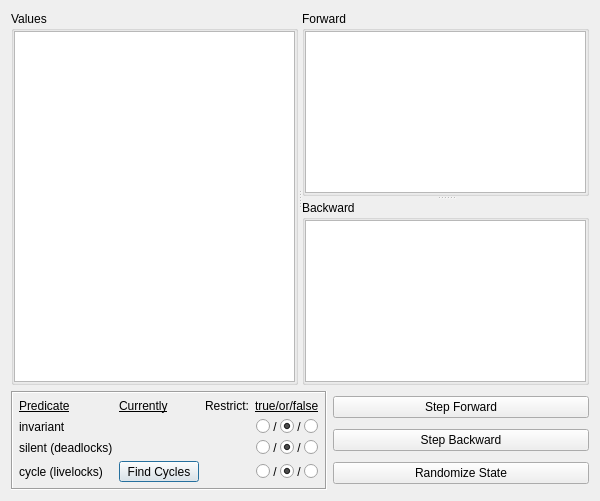
<?xml version="1.0" encoding="UTF-8"?>
<ui version="4.0">
 <class>ExploreW</class>
 <widget class="QDialog" name="ExploreW">
  <property name="windowModality">
   <enum>Qt::ApplicationModal</enum>
  </property>
  <property name="geometry">
   <rect>
    <x>0</x>
    <y>0</y>
    <width>600</width>
    <height>501</height>
   </rect>
  </property>
  <property name="windowTitle">
   <string>Form</string>
  </property>
  <layout class="QVBoxLayout" name="verticalLayout">
   <item>
    <widget class="QWidget" name="lists_widget" native="true">
     <property name="sizePolicy">
      <sizepolicy hsizetype="Expanding" vsizetype="Expanding">
       <horstretch>0</horstretch>
       <verstretch>0</verstretch>
      </sizepolicy>
     </property>
     <layout class="QHBoxLayout" name="horizontalLayout_2">
      <property name="margin">
       <number>0</number>
      </property>
      <item>
       <widget class="QSplitter" name="splitter">
        <property name="sizePolicy">
         <sizepolicy hsizetype="Expanding" vsizetype="Expanding">
          <horstretch>0</horstretch>
          <verstretch>0</verstretch>
         </sizepolicy>
        </property>
        <property name="orientation">
         <enum>Qt::Horizontal</enum>
        </property>
        <widget class="QGroupBox" name="groupBox">
         <property name="title">
          <string>Values</string>
         </property>
         <property name="flat">
          <bool>true</bool>
         </property>
         <layout class="QVBoxLayout" name="verticalLayout_5">
          <property name="margin">
           <number>0</number>
          </property>
          <item>
           <widget class="QListWidget" name="valueList">
            <property name="editTriggers">
             <set>QAbstractItemView::AnyKeyPressed|QAbstractItemView::DoubleClicked|QAbstractItemView::EditKeyPressed|QAbstractItemView::SelectedClicked</set>
            </property>
           </widget>
          </item>
         </layout>
        </widget>
        <widget class="QWidget" name="widget_2" native="true">
         <property name="sizePolicy">
          <sizepolicy hsizetype="Expanding" vsizetype="Expanding">
           <horstretch>0</horstretch>
           <verstretch>0</verstretch>
          </sizepolicy>
         </property>
         <layout class="QVBoxLayout" name="verticalLayout_4">
          <property name="margin">
           <number>0</number>
          </property>
          <item>
           <widget class="QSplitter" name="splitter_2">
            <property name="sizePolicy">
             <sizepolicy hsizetype="Expanding" vsizetype="Expanding">
              <horstretch>0</horstretch>
              <verstretch>0</verstretch>
             </sizepolicy>
            </property>
            <property name="orientation">
             <enum>Qt::Vertical</enum>
            </property>
            <property name="opaqueResize">
             <bool>true</bool>
            </property>
            <widget class="QGroupBox" name="verticalGroupBox">
             <property name="sizePolicy">
              <sizepolicy hsizetype="Expanding" vsizetype="Preferred">
               <horstretch>0</horstretch>
               <verstretch>0</verstretch>
              </sizepolicy>
             </property>
             <property name="title">
              <string>Forward</string>
             </property>
             <property name="flat">
              <bool>true</bool>
             </property>
             <layout class="QVBoxLayout" name="verticalLayout_2">
              <property name="margin">
               <number>0</number>
              </property>
              <item>
               <widget class="QListWidget" name="imgList"/>
              </item>
             </layout>
            </widget>
            <widget class="QGroupBox" name="verticalGroupBox_2">
             <property name="sizePolicy">
              <sizepolicy hsizetype="Expanding" vsizetype="Preferred">
               <horstretch>0</horstretch>
               <verstretch>0</verstretch>
              </sizepolicy>
             </property>
             <property name="title">
              <string>Backward</string>
             </property>
             <property name="flat">
              <bool>true</bool>
             </property>
             <layout class="QVBoxLayout" name="verticalLayout_3">
              <property name="margin">
               <number>0</number>
              </property>
              <item>
               <widget class="QListWidget" name="preList"/>
              </item>
             </layout>
            </widget>
           </widget>
          </item>
         </layout>
        </widget>
       </widget>
      </item>
     </layout>
    </widget>
   </item>
   <item>
    <widget class="QWidget" name="horizontalWidget" native="true">
     <layout class="QHBoxLayout" name="horizontalLayout_3">
      <property name="margin">
       <number>0</number>
      </property>
      <item>
       <widget class="QFrame" name="frame">
        <property name="sizePolicy">
         <sizepolicy hsizetype="Maximum" vsizetype="Preferred">
          <horstretch>0</horstretch>
          <verstretch>0</verstretch>
         </sizepolicy>
        </property>
        <property name="frameShape">
         <enum>QFrame::Box</enum>
        </property>
        <property name="frameShadow">
         <enum>QFrame::Sunken</enum>
        </property>
        <layout class="QGridLayout" name="gridLayout">
         <property name="margin">
          <number>6</number>
         </property>
         <item row="2" column="0">
          <widget class="QLabel" name="invariantLabel">
           <property name="text">
            <string>invariant</string>
           </property>
          </widget>
         </item>
         <item row="3" column="0">
          <widget class="QLabel" name="silentLabel">
           <property name="text">
            <string>silent (deadlocks)</string>
           </property>
          </widget>
         </item>
         <item row="4" column="0">
          <widget class="QLabel" name="cycleLabel">
           <property name="text">
            <string>cycle (livelocks)</string>
           </property>
          </widget>
         </item>
         <item row="0" column="0">
          <widget class="QLabel" name="label_3">
           <property name="font">
            <font>
             <underline>true</underline>
            </font>
           </property>
           <property name="text">
            <string>Predicate</string>
           </property>
          </widget>
         </item>
         <item row="0" column="3">
          <widget class="QLabel" name="label_2">
           <property name="font">
            <font>
             <underline>true</underline>
            </font>
           </property>
           <property name="text">
            <string>true/or/false</string>
           </property>
          </widget>
         </item>
         <item row="2" column="1">
          <widget class="QStackedWidget" name="invariantStateLabel">
           <property name="currentIndex">
            <number>1</number>
           </property>
           <widget class="QWidget" name="page">
            <layout class="QVBoxLayout" name="verticalLayout_6">
             <property name="spacing">
              <number>0</number>
             </property>
             <property name="margin">
              <number>0</number>
             </property>
             <item>
              <widget class="QLabel" name="invariantWithinLabel">
               <property name="palette">
                <palette>
                 <active>
                  <colorrole role="WindowText">
                   <brush brushstyle="SolidPattern">
                    <color alpha="255">
                     <red>0</red>
                     <green>170</green>
                     <blue>0</blue>
                    </color>
                   </brush>
                  </colorrole>
                 </active>
                 <inactive>
                  <colorrole role="WindowText">
                   <brush brushstyle="SolidPattern">
                    <color alpha="255">
                     <red>0</red>
                     <green>170</green>
                     <blue>0</blue>
                    </color>
                   </brush>
                  </colorrole>
                 </inactive>
                 <disabled>
                  <colorrole role="WindowText">
                   <brush brushstyle="SolidPattern">
                    <color alpha="255">
                     <red>106</red>
                     <green>104</green>
                     <blue>100</blue>
                    </color>
                   </brush>
                  </colorrole>
                 </disabled>
                </palette>
               </property>
               <property name="text">
                <string>TRUE</string>
               </property>
              </widget>
             </item>
            </layout>
           </widget>
           <widget class="QWidget" name="page_3"/>
           <widget class="QWidget" name="page_2">
            <layout class="QVBoxLayout" name="verticalLayout_7">
             <property name="spacing">
              <number>0</number>
             </property>
             <property name="margin">
              <number>0</number>
             </property>
             <item>
              <widget class="QLabel" name="invariantNotInLabel">
               <property name="palette">
                <palette>
                 <active>
                  <colorrole role="WindowText">
                   <brush brushstyle="SolidPattern">
                    <color alpha="255">
                     <red>255</red>
                     <green>0</green>
                     <blue>0</blue>
                    </color>
                   </brush>
                  </colorrole>
                 </active>
                 <inactive>
                  <colorrole role="WindowText">
                   <brush brushstyle="SolidPattern">
                    <color alpha="255">
                     <red>255</red>
                     <green>0</green>
                     <blue>0</blue>
                    </color>
                   </brush>
                  </colorrole>
                 </inactive>
                 <disabled>
                  <colorrole role="WindowText">
                   <brush brushstyle="SolidPattern">
                    <color alpha="255">
                     <red>106</red>
                     <green>104</green>
                     <blue>100</blue>
                    </color>
                   </brush>
                  </colorrole>
                 </disabled>
                </palette>
               </property>
               <property name="text">
                <string>FALSE</string>
               </property>
              </widget>
             </item>
            </layout>
           </widget>
          </widget>
         </item>
         <item row="0" column="1">
          <widget class="QLabel" name="label_5">
           <property name="font">
            <font>
             <underline>true</underline>
            </font>
           </property>
           <property name="text">
            <string>Currently</string>
           </property>
          </widget>
         </item>
         <item row="3" column="1">
          <widget class="QStackedWidget" name="silentStateLabel">
           <property name="currentIndex">
            <number>1</number>
           </property>
           <widget class="QWidget" name="page_5">
            <layout class="QVBoxLayout" name="verticalLayout_8">
             <property name="spacing">
              <number>0</number>
             </property>
             <property name="margin">
              <number>0</number>
             </property>
             <item>
              <widget class="QLabel" name="silentWithinLabel">
               <property name="palette">
                <palette>
                 <active>
                  <colorrole role="WindowText">
                   <brush brushstyle="SolidPattern">
                    <color alpha="255">
                     <red>0</red>
                     <green>170</green>
                     <blue>0</blue>
                    </color>
                   </brush>
                  </colorrole>
                 </active>
                 <inactive>
                  <colorrole role="WindowText">
                   <brush brushstyle="SolidPattern">
                    <color alpha="255">
                     <red>0</red>
                     <green>170</green>
                     <blue>0</blue>
                    </color>
                   </brush>
                  </colorrole>
                 </inactive>
                 <disabled>
                  <colorrole role="WindowText">
                   <brush brushstyle="SolidPattern">
                    <color alpha="255">
                     <red>106</red>
                     <green>104</green>
                     <blue>100</blue>
                    </color>
                   </brush>
                  </colorrole>
                 </disabled>
                </palette>
               </property>
               <property name="text">
                <string>TRUE</string>
               </property>
              </widget>
             </item>
            </layout>
           </widget>
           <widget class="QWidget" name="page_4"/>
           <widget class="QWidget" name="page_6">
            <layout class="QVBoxLayout" name="verticalLayout_9">
             <property name="spacing">
              <number>0</number>
             </property>
             <property name="margin">
              <number>0</number>
             </property>
             <item>
              <widget class="QLabel" name="silentNotInLabel">
               <property name="palette">
                <palette>
                 <active>
                  <colorrole role="WindowText">
                   <brush brushstyle="SolidPattern">
                    <color alpha="255">
                     <red>255</red>
                     <green>0</green>
                     <blue>0</blue>
                    </color>
                   </brush>
                  </colorrole>
                 </active>
                 <inactive>
                  <colorrole role="WindowText">
                   <brush brushstyle="SolidPattern">
                    <color alpha="255">
                     <red>255</red>
                     <green>0</green>
                     <blue>0</blue>
                    </color>
                   </brush>
                  </colorrole>
                 </inactive>
                 <disabled>
                  <colorrole role="WindowText">
                   <brush brushstyle="SolidPattern">
                    <color alpha="255">
                     <red>106</red>
                     <green>104</green>
                     <blue>100</blue>
                    </color>
                   </brush>
                  </colorrole>
                 </disabled>
                </palette>
               </property>
               <property name="text">
                <string>FALSE</string>
               </property>
              </widget>
             </item>
            </layout>
           </widget>
          </widget>
         </item>
         <item row="4" column="1">
          <widget class="QStackedWidget" name="cycleStateLabel">
           <property name="currentIndex">
            <number>3</number>
           </property>
           <widget class="QWidget" name="page_8">
            <layout class="QVBoxLayout" name="verticalLayout_10">
             <property name="spacing">
              <number>0</number>
             </property>
             <property name="margin">
              <number>0</number>
             </property>
             <item>
              <widget class="QLabel" name="cycleWithinLabel">
               <property name="palette">
                <palette>
                 <active>
                  <colorrole role="WindowText">
                   <brush brushstyle="SolidPattern">
                    <color alpha="255">
                     <red>0</red>
                     <green>170</green>
                     <blue>0</blue>
                    </color>
                   </brush>
                  </colorrole>
                 </active>
                 <inactive>
                  <colorrole role="WindowText">
                   <brush brushstyle="SolidPattern">
                    <color alpha="255">
                     <red>0</red>
                     <green>170</green>
                     <blue>0</blue>
                    </color>
                   </brush>
                  </colorrole>
                 </inactive>
                 <disabled>
                  <colorrole role="WindowText">
                   <brush brushstyle="SolidPattern">
                    <color alpha="255">
                     <red>106</red>
                     <green>104</green>
                     <blue>100</blue>
                    </color>
                   </brush>
                  </colorrole>
                 </disabled>
                </palette>
               </property>
               <property name="text">
                <string>TRUE</string>
               </property>
              </widget>
             </item>
            </layout>
           </widget>
           <widget class="QWidget" name="page_7"/>
           <widget class="QWidget" name="page_9">
            <layout class="QVBoxLayout" name="verticalLayout_11">
             <property name="spacing">
              <number>0</number>
             </property>
             <property name="margin">
              <number>0</number>
             </property>
             <item>
              <widget class="QLabel" name="cycleNotInLabel">
               <property name="palette">
                <palette>
                 <active>
                  <colorrole role="WindowText">
                   <brush brushstyle="SolidPattern">
                    <color alpha="255">
                     <red>255</red>
                     <green>0</green>
                     <blue>0</blue>
                    </color>
                   </brush>
                  </colorrole>
                 </active>
                 <inactive>
                  <colorrole role="WindowText">
                   <brush brushstyle="SolidPattern">
                    <color alpha="255">
                     <red>255</red>
                     <green>0</green>
                     <blue>0</blue>
                    </color>
                   </brush>
                  </colorrole>
                 </inactive>
                 <disabled>
                  <colorrole role="WindowText">
                   <brush brushstyle="SolidPattern">
                    <color alpha="255">
                     <red>106</red>
                     <green>104</green>
                     <blue>100</blue>
                    </color>
                   </brush>
                  </colorrole>
                 </disabled>
                </palette>
               </property>
               <property name="text">
                <string>FALSE</string>
               </property>
              </widget>
             </item>
            </layout>
           </widget>
           <widget class="QWidget" name="page_10">
            <layout class="QVBoxLayout" name="verticalLayout_12">
             <property name="spacing">
              <number>0</number>
             </property>
             <property name="margin">
              <number>0</number>
             </property>
             <item>
              <widget class="QPushButton" name="cycleFindButton">
               <property name="sizePolicy">
                <sizepolicy hsizetype="Minimum" vsizetype="Fixed">
                 <horstretch>0</horstretch>
                 <verstretch>0</verstretch>
                </sizepolicy>
               </property>
               <property name="maximumSize">
                <size>
                 <width>16777215</width>
                 <height>21</height>
                </size>
               </property>
               <property name="text">
                <string>Find Cycles</string>
               </property>
              </widget>
             </item>
            </layout>
           </widget>
          </widget>
         </item>
         <item row="4" column="3" alignment="Qt::AlignHCenter">
          <widget class="QWidget" name="cycleInfluenceLayout" native="true">
           <layout class="QHBoxLayout" name="horizontalLayout_5">
            <property name="spacing">
             <number>0</number>
            </property>
            <property name="margin">
             <number>0</number>
            </property>
            <item>
             <widget class="QRadioButton" name="cycleTrueBtn">
              <property name="text">
               <string/>
              </property>
              <attribute name="buttonGroup">
               <string notr="true">cycleInfluenceGroup</string>
              </attribute>
             </widget>
            </item>
            <item>
             <widget class="QLabel" name="label_6">
              <property name="text">
               <string> / </string>
              </property>
             </widget>
            </item>
            <item>
             <widget class="QRadioButton" name="cycleDisplayBtn">
              <property name="text">
               <string/>
              </property>
              <property name="checked">
               <bool>true</bool>
              </property>
              <attribute name="buttonGroup">
               <string notr="true">cycleInfluenceGroup</string>
              </attribute>
             </widget>
            </item>
            <item>
             <widget class="QLabel" name="label_7">
              <property name="text">
               <string> / </string>
              </property>
             </widget>
            </item>
            <item>
             <widget class="QRadioButton" name="cycleFalseBtn">
              <property name="text">
               <string/>
              </property>
              <attribute name="buttonGroup">
               <string notr="true">cycleInfluenceGroup</string>
              </attribute>
             </widget>
            </item>
           </layout>
          </widget>
         </item>
         <item row="3" column="3" alignment="Qt::AlignHCenter">
          <widget class="QWidget" name="silentInfluenceLayout" native="true">
           <layout class="QHBoxLayout" name="horizontalLayout_6">
            <property name="spacing">
             <number>0</number>
            </property>
            <property name="margin">
             <number>0</number>
            </property>
            <item>
             <widget class="QRadioButton" name="silentTrueBtn">
              <property name="text">
               <string/>
              </property>
              <attribute name="buttonGroup">
               <string notr="true">silentInfluenceGroup</string>
              </attribute>
             </widget>
            </item>
            <item>
             <widget class="QLabel" name="label_8">
              <property name="text">
               <string> / </string>
              </property>
             </widget>
            </item>
            <item>
             <widget class="QRadioButton" name="silentDisplayBtn">
              <property name="text">
               <string/>
              </property>
              <property name="checked">
               <bool>true</bool>
              </property>
              <attribute name="buttonGroup">
               <string notr="true">silentInfluenceGroup</string>
              </attribute>
             </widget>
            </item>
            <item>
             <widget class="QLabel" name="label_9">
              <property name="text">
               <string> / </string>
              </property>
             </widget>
            </item>
            <item>
             <widget class="QRadioButton" name="silentFalseBtn">
              <property name="text">
               <string/>
              </property>
              <attribute name="buttonGroup">
               <string notr="true">silentInfluenceGroup</string>
              </attribute>
             </widget>
            </item>
           </layout>
          </widget>
         </item>
         <item row="0" column="2">
          <widget class="QLabel" name="label">
           <property name="text">
            <string>Restrict:</string>
           </property>
          </widget>
         </item>
         <item row="2" column="3" alignment="Qt::AlignHCenter">
          <widget class="QWidget" name="invariantInfluenceLayout" native="true">
           <layout class="QHBoxLayout" name="horizontalLayout_4">
            <property name="spacing">
             <number>0</number>
            </property>
            <property name="margin">
             <number>0</number>
            </property>
            <item>
             <widget class="QRadioButton" name="invariantTrueBtn">
              <property name="text">
               <string/>
              </property>
              <attribute name="buttonGroup">
               <string notr="true">invariantInfluenceGroup</string>
              </attribute>
             </widget>
            </item>
            <item>
             <widget class="QLabel" name="label_4">
              <property name="text">
               <string> / </string>
              </property>
             </widget>
            </item>
            <item>
             <widget class="QRadioButton" name="invariantDisplayBtn">
              <property name="text">
               <string/>
              </property>
              <property name="checked">
               <bool>true</bool>
              </property>
              <attribute name="buttonGroup">
               <string notr="true">invariantInfluenceGroup</string>
              </attribute>
             </widget>
            </item>
            <item>
             <widget class="QLabel" name="label_10">
              <property name="text">
               <string> / </string>
              </property>
             </widget>
            </item>
            <item>
             <widget class="QRadioButton" name="invariantFalseBtn">
              <property name="text">
               <string/>
              </property>
              <attribute name="buttonGroup">
               <string notr="true">invariantInfluenceGroup</string>
              </attribute>
             </widget>
            </item>
           </layout>
          </widget>
         </item>
        </layout>
       </widget>
      </item>
      <item>
       <widget class="QWidget" name="verticalWidget" native="true">
        <layout class="QVBoxLayout" name="verticalLayout_13">
         <property name="margin">
          <number>0</number>
         </property>
         <item>
          <widget class="QPushButton" name="stepImgButton">
           <property name="sizePolicy">
            <sizepolicy hsizetype="Minimum" vsizetype="Fixed">
             <horstretch>0</horstretch>
             <verstretch>0</verstretch>
            </sizepolicy>
           </property>
           <property name="text">
            <string>Step Forward</string>
           </property>
           <property name="autoDefault">
            <bool>false</bool>
           </property>
          </widget>
         </item>
         <item>
          <widget class="QPushButton" name="stepPreButton">
           <property name="text">
            <string>Step Backward</string>
           </property>
          </widget>
         </item>
         <item>
          <widget class="QPushButton" name="randomizeButton">
           <property name="text">
            <string>Randomize State</string>
           </property>
           <property name="autoDefault">
            <bool>false</bool>
           </property>
          </widget>
         </item>
        </layout>
       </widget>
      </item>
     </layout>
    </widget>
   </item>
  </layout>
 </widget>
 <resources/>
 <connections/>
 <buttongroups>
  <buttongroup name="invariantInfluenceGroup"/>
  <buttongroup name="silentInfluenceGroup"/>
  <buttongroup name="cycleInfluenceGroup"/>
 </buttongroups>
</ui>
